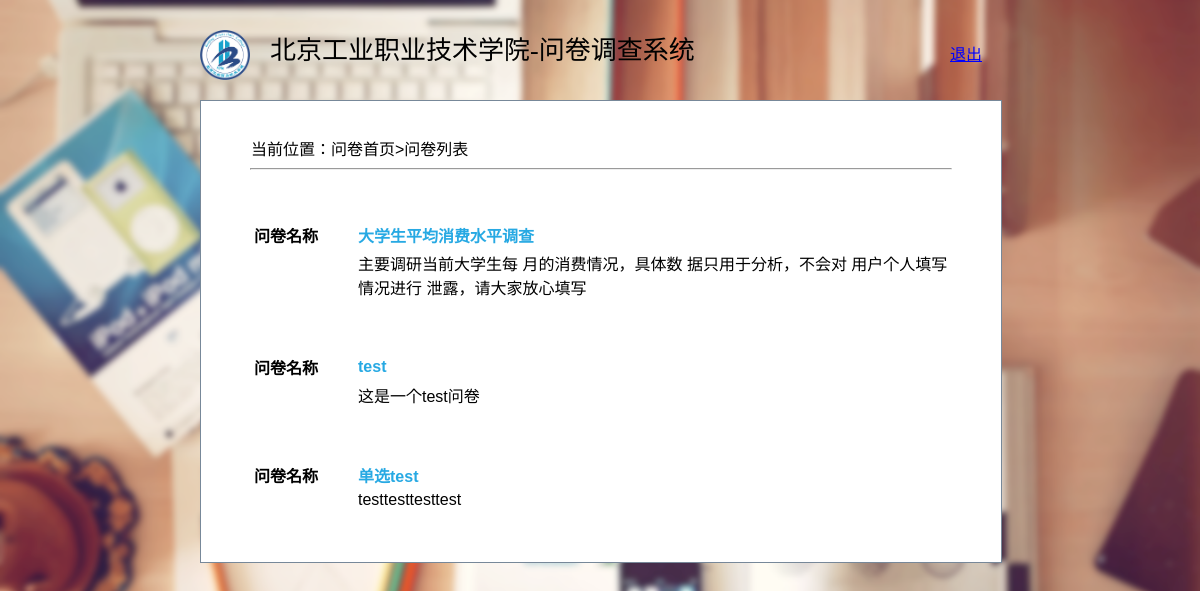
/index.php (signed in), run on the app's committed database.
### tables this page shows
CREATE TABLE `tb_survey` (
  `SurId` int(11) NOT NULL,
  `title` varchar(100) NOT NULL,
  `times` int(11) NOT NULL,
  `description` varchar(100) NOT NULL
);

### index.php (the view, shortened to what this page needs)
<?php
    include_once ("conn/config.php");
    $survey=mysql_query("select * from tb_survey order by SurId");
    while($survey_arr=mysql_fetch_array($survey)){
        $survey_id=$survey_arr[SurId];
        $survey_title=$survey_arr[title];
        $survey_desc=$survey_arr[description];
        $content .=<<<END
       <table class="tab4">
	<tr>
	<td style="width:100px;"><b>问卷名称</b></td>
	<td><b><a href="surveyview.php?surid=$survey_id">$survey_title</a></b></td>
	</tr>
	<tr>
	<td style="width:100px;"></td>
	<td>$survey_desc</td>
	</tr>
	</table>
END;
    }
?>
<html>
<head>
<link href="css/style.css" rel="stylesheet" type="text/css" />
</head>
<body>
    <div class="container">
        <div class="blank"></div>
            <div class="header">
                <div class="logo"><img src="images/logo.png"/></div>
                <div class="header-title">北京工业职业技术学院-问卷调查系统</div>
                <div class="log-out" onclick="logout()">退出</div>
            </div>
            <div class="main">
                <div class="blank"></div>
                <div class="location">
		            当前位置：问卷首页>问卷列表
	            </div>
            <hr></hr>
            <?php echo $content;?>
            </div>
    </div>
</body>
</html>

### css/style.css (style rules this page uses)
html,body { width:100%; height:100% }
body { font-family:Arial,Verdana, sans-serif, Helvetica;background:#f4f5eb;color:#000; }
body { padding:0; margin:0; background:url(../images/bg.png) fixed center center no-repeat;background-size: cover; width: 100%; }
body,html { height:100%;width:100%;margin:0 auto;text-align:left;font-size:16px; }
.header { width:100%;height:53px;background:url(images/header.gif); }
.main { width:auto;height:auto;border:1px solid #b4b4b4;background:#fff;margin-bottom:20px; }
.location { margin:20px 50px 0px; }
.tab4 { width:700px;text-align:left; margin:50px auto;border:1px; }
a { color: #0271BC; text-decoration-line: none; }
.container { width: 800px; height: auto; margin: 0 auto; }
.blank { width: 800px; height: 30px; }
.header { width: 800px; height: 70px; }
.logo { width: 70px; height: 100px; float: left; }
.logo img { width: 50px; height: 50px; }
.header-title { width: 700px; height: 50px; line-height: 42px; float: left; font-size: 26px; font-family: 微软雅黑; }
.log-out { width: 50px; float: right; height: 30px; line-height: 30px; font-size: 16px; font-family: 微软雅黑; cursor: pointer; margin-top: -40px; color: blue; text-decoration: 1px solid blue; text-decoration-line: underline; }
.main { width: 800px; margin: 0 auto; height: auto; border: 1px solid lightslategray; }
.location { width: 700px; }
.main hr { width: 700px; }
.main .blank { width: 800px; height: 15px; }
a { color:#27A9E3; text-decoration:none; cursor:pointer; }
img { border:none; }

### data on the page
tb_survey: title "大学生平均消费水平调查", description "主要调研当前大学生每 月的消费情况，具体数 据只用于分析，不会对 用户个人填写情况进行 泄露，请大家放心填写"
tb_survey: title "test", description "这是一个test问卷"
tb_survey: title "单选test", description "testtesttesttest"
